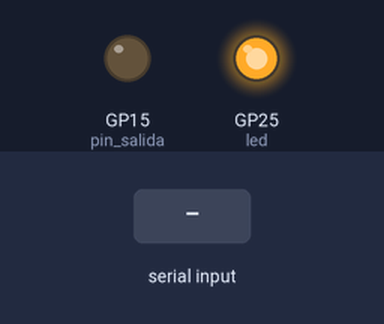
Bench run of a program on a simulated Raspberry Pi Pico running MicroPython. Parts: output pins drawn as LEDs (lit = HIGH). Dashed ring = blinking. Inputs (shaded band) come from the test bench. WiFi joins after 1.5 s; files the program writes start out absent; web requests get an empty 200 reply after 0.4 s; files that are not in the repository are absent; what the program prints to the serial console is not drawn.

Above: at 3.2 s.
3.3 s: "1" received over the second serial link
At 5.5 s:
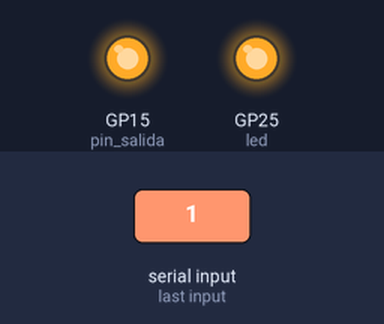
5.8 s: "0" received over the second serial link
At 8.76 s:
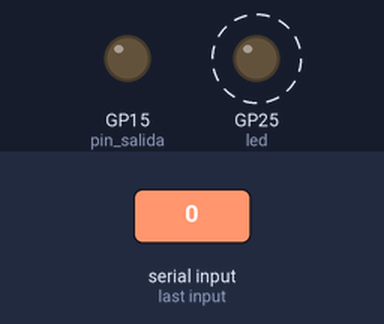
Timing chart, 0 to 13.5 s (numbered marks = the images above; inputs shaded):
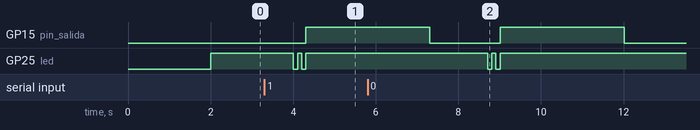

The program:

dev.py
```python
import time
import network
import requests
import ujson as json

from machine import UART, Pin

redes_wifi = [

    {'ssid': 'Hola', 'password': 'Datasys504'},
    {'ssid': 'Escrib', 'password': ''},
]

pin_salida = Pin(15,Pin.OUT)


uart1 = UART(1, baudrate=115200, tx=Pin(4), rx=Pin(5))
wlan = network.WLAN(network.STA_IF)
url = 'https://fastlineapidemo.azurewebsites.net/api/Consultas/Verificaciontiquete'

led = Pin("LED", Pin.OUT)

def cargar_contador():
    try:
        with open('contador.json', 'r') as f:
            return json.load(f)['contador']
    except:
        return 0

def guardar_contador(contador):
    with open('contador.json', 'w') as f:
        json.dump({'contador': contador}, f)

def abriTorniquete():
    print('Abriendo torniquete')
    pin_salida.on()
    time.sleep(3)
    print('Cerrar el paso')
    pin_salida.off()

def cnctWifi():
    for wifi in redes_wifi:
        ssid = wifi['ssid']
        password = wifi['password']
        wlan.active(True)
        wlan.connect(ssid, password)
        max_wait = 10
        while max_wait > 0:
            if wlan.status() < 0 or wlan.status() >= 3:
                break
            max_wait -= 1
            print('Waiting for connection to', ssid)
            time.sleep(1)
        if wlan.status() == 3:
            print('Connected to', ssid)
            status = wlan.ifconfig()
            print('IP:', status[0])
            led.on()
            return True
        else:
            print('Failed to connect to', ssid)
    return False

def getData():
    try:
        lectura_qr = uart1.read()
        if lectura_qr is not None:
            contador = cargar_contador()
            contador += 1
            data = {
                "idvalidador": "1",
                "verificacion": "Rasp8erry",
                "qr": lectura_qr,
                "idbus": "Bus_1",
                "accion": "ENTRADA",
                "fecha": "2024-02-22T18:29:49.368",
                "entradas": contador,
                "salidas": "0",
            }
            print(data)
            led.off()
            time.sleep(0.1)
            led.on()
            time.sleep(0.1)
            led.off()
            time.sleep(0.1)
            led.on()
            guardar_contador(contador)
            abriTorniquete()
            response = requests.post(url, json=data,timeout=1.50)
            if response.status_code == 200:
                print('Respuesta:', response.json())
            else:
                print('Error en la petición POST. Código de estado:', response.status_code)
    except Exception as e:
        print("Error:", e)

while not cnctWifi():
    print("Failed to connect to any Wi-Fi network. Retrying...")
    time.sleep(5)

print("Connected to Wi-Fi network. Starting main loop...")

ultimo_envio = time.ticks_ms()

while True:
    if wlan.isconnected():
        print("Sending GET request...")
        getData()
        try:
            if time.ticks_diff(time.ticks_ms(), ultimo_envio) >= 10000:
                contador = cargar_contador()
                print("Cada 10 segundos")
                data = {
                    "verificacion": "Conex1on",
                    "qr": "",
                    "idBus": "",
                    "accion": "",
                    "fecha": "2024-02-22T18:29:49.368",
                    "entradas": contador,
                    "salidas": 0
                }
                ultimo_envio = time.ticks_ms()
                response = requests.post(url, json=data,timeout=1.50)
                if response.status_code == 200:
                    res = response.json()
                    print('Respuesta:', res)
                    if res['limpiar'] == 1:
                        guardar_contador(0)


        except Exception as e:
            print("Error: ",e)
    else:
        print("Lost connection to Wi-Fi. Attempting to reconnect...")
        wlan.disconnect()
        led.off()
        while not cnctWifi():
            getData()
            print("Failed to reconnect. Retrying...")
            time.sleep(5)

    time.sleep(1)
```

Measured:
- after the input at 3.3 s, GP15 (pin_salida): LOW → HIGH after 1.0 s; GP25 (led): alternates HIGH for 0.10 s and LOW for 0.10 s, 4 changes in all, then stays HIGH, starting after 0.71 s
- after the input at 5.8 s, GP25 (led): alternates HIGH for 0.10 s and LOW for 0.10 s, 4 changes in all, then stays HIGH, starting after 2.9 s
